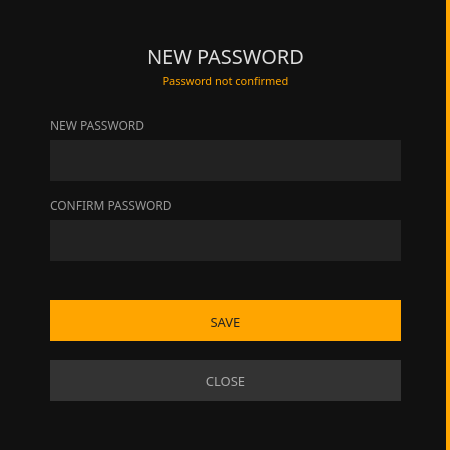
<?xml version="1.0" encoding="UTF-8"?>
<ui version="4.0">
 <class>NewPasswordDialog</class>
 <widget class="QDialog" name="NewPasswordDialog">
  <property name="geometry">
   <rect>
    <x>0</x>
    <y>0</y>
    <width>450</width>
    <height>450</height>
   </rect>
  </property>
  <property name="sizePolicy">
   <sizepolicy hsizetype="Fixed" vsizetype="Fixed">
    <horstretch>0</horstretch>
    <verstretch>0</verstretch>
   </sizepolicy>
  </property>
  <property name="windowTitle">
   <string>Enter password</string>
  </property>
  <property name="styleSheet">
   <string notr="true">background-color: #1b1b1b; color: #9b8b27;
border: 0px;</string>
  </property>
  <layout class="QGridLayout" name="gridLayout">
   <property name="leftMargin">
    <number>0</number>
   </property>
   <property name="topMargin">
    <number>0</number>
   </property>
   <property name="rightMargin">
    <number>0</number>
   </property>
   <property name="bottomMargin">
    <number>0</number>
   </property>
   <item row="0" column="0" colspan="2">
    <widget class="QGroupBox" name="groupBox">
     <property name="styleSheet">
      <string notr="true">background-color: #111; border-right: 4px solid orange;</string>
     </property>
     <property name="title">
      <string/>
     </property>
     <widget class="QLabel" name="label_3">
      <property name="geometry">
       <rect>
        <x>50</x>
        <y>40</y>
        <width>351</width>
        <height>31</height>
       </rect>
      </property>
      <property name="font">
       <font>
        <family>Poppins</family>
        <pointsize>15</pointsize>
       </font>
      </property>
      <property name="styleSheet">
       <string notr="true">color: #ddd;
border-right: 0px;</string>
      </property>
      <property name="text">
       <string>NEW PASSWORD</string>
      </property>
      <property name="alignment">
       <set>Qt::AlignCenter</set>
      </property>
     </widget>
     <widget class="QLabel" name="label">
      <property name="geometry">
       <rect>
        <x>50</x>
        <y>110</y>
        <width>121</width>
        <height>31</height>
       </rect>
      </property>
      <property name="sizePolicy">
       <sizepolicy hsizetype="Maximum" vsizetype="Preferred">
        <horstretch>0</horstretch>
        <verstretch>0</verstretch>
       </sizepolicy>
      </property>
      <property name="minimumSize">
       <size>
        <width>0</width>
        <height>25</height>
       </size>
      </property>
      <property name="font">
       <font>
        <family>Poppins</family>
        <pointsize>9</pointsize>
       </font>
      </property>
      <property name="styleSheet">
       <string notr="true">color: #999;
border-right: 0px;</string>
      </property>
      <property name="text">
       <string>NEW PASSWORD</string>
      </property>
     </widget>
     <widget class="QLineEdit" name="m_passwordEdit">
      <property name="geometry">
       <rect>
        <x>50</x>
        <y>140</y>
        <width>351</width>
        <height>41</height>
       </rect>
      </property>
      <property name="sizePolicy">
       <sizepolicy hsizetype="Expanding" vsizetype="Fixed">
        <horstretch>0</horstretch>
        <verstretch>0</verstretch>
       </sizepolicy>
      </property>
      <property name="minimumSize">
       <size>
        <width>0</width>
        <height>31</height>
       </size>
      </property>
      <property name="font">
       <font>
        <family>Poppins</family>
        <pointsize>9</pointsize>
       </font>
      </property>
      <property name="styleSheet">
       <string notr="true">background-color: #222;
border-right: 0px;
color: #e5e5e5;
padding: 5px;</string>
      </property>
      <property name="echoMode">
       <enum>QLineEdit::Password</enum>
      </property>
     </widget>
     <widget class="QLabel" name="label_2">
      <property name="geometry">
       <rect>
        <x>50</x>
        <y>190</y>
        <width>161</width>
        <height>31</height>
       </rect>
      </property>
      <property name="sizePolicy">
       <sizepolicy hsizetype="Maximum" vsizetype="Preferred">
        <horstretch>0</horstretch>
        <verstretch>0</verstretch>
       </sizepolicy>
      </property>
      <property name="minimumSize">
       <size>
        <width>0</width>
        <height>25</height>
       </size>
      </property>
      <property name="font">
       <font>
        <family>Poppins</family>
        <pointsize>9</pointsize>
       </font>
      </property>
      <property name="styleSheet">
       <string notr="true">color: #999;
border-right: 0px;</string>
      </property>
      <property name="text">
       <string>CONFIRM PASSWORD</string>
      </property>
     </widget>
     <widget class="QLineEdit" name="m_passwordConfirmationEdit">
      <property name="geometry">
       <rect>
        <x>50</x>
        <y>220</y>
        <width>351</width>
        <height>41</height>
       </rect>
      </property>
      <property name="minimumSize">
       <size>
        <width>0</width>
        <height>31</height>
       </size>
      </property>
      <property name="font">
       <font>
        <family>Poppins</family>
        <pointsize>9</pointsize>
       </font>
      </property>
      <property name="styleSheet">
       <string notr="true">background-color: #222;
border-right: 0px;
color: #e5e5e5;
padding: 5px;</string>
      </property>
      <property name="echoMode">
       <enum>QLineEdit::Password</enum>
      </property>
     </widget>
     <widget class="QLabel" name="m_errorLabel">
      <property name="geometry">
       <rect>
        <x>70</x>
        <y>70</y>
        <width>311</width>
        <height>21</height>
       </rect>
      </property>
      <property name="font">
       <font>
        <family>Poppins</family>
        <pointsize>-1</pointsize>
        <weight>50</weight>
        <italic>false</italic>
        <bold>false</bold>
       </font>
      </property>
      <property name="styleSheet">
       <string notr="true">color: orange; font: 11px; font-family: Poppins; border-right: 0px;</string>
      </property>
      <property name="text">
       <string>Password not confirmed</string>
      </property>
      <property name="alignment">
       <set>Qt::AlignCenter</set>
      </property>
     </widget>
     <widget class="QPushButton" name="m_okButton">
      <property name="enabled">
       <bool>false</bool>
      </property>
      <property name="geometry">
       <rect>
        <x>50</x>
        <y>300</y>
        <width>351</width>
        <height>41</height>
       </rect>
      </property>
      <property name="minimumSize">
       <size>
        <width>131</width>
        <height>31</height>
       </size>
      </property>
      <property name="font">
       <font>
        <family>Poppins</family>
        <pointsize>10</pointsize>
       </font>
      </property>
      <property name="styleSheet">
       <string notr="true">color: #222; background-color: orange; border-top: 3px solid orange;
border-right: 0px;</string>
      </property>
      <property name="text">
       <string>SAVE</string>
      </property>
      <property name="default">
       <bool>true</bool>
      </property>
     </widget>
     <widget class="QPushButton" name="m_cancelButton">
      <property name="geometry">
       <rect>
        <x>50</x>
        <y>360</y>
        <width>351</width>
        <height>41</height>
       </rect>
      </property>
      <property name="minimumSize">
       <size>
        <width>131</width>
        <height>31</height>
       </size>
      </property>
      <property name="font">
       <font>
        <family>Poppins</family>
        <pointsize>10</pointsize>
       </font>
      </property>
      <property name="styleSheet">
       <string notr="true">color: #aaa; background-color: #333; 
border-right: 0px;</string>
      </property>
      <property name="text">
       <string>CLOSE</string>
      </property>
     </widget>
    </widget>
   </item>
  </layout>
 </widget>
 <resources/>
 <connections>
  <connection>
   <sender>m_okButton</sender>
   <signal>clicked()</signal>
   <receiver>NewPasswordDialog</receiver>
   <slot>accept()</slot>
   <hints>
    <hint type="sourcelabel">
     <x>147</x>
     <y>102</y>
    </hint>
    <hint type="destinationlabel">
     <x>147</x>
     <y>63</y>
    </hint>
   </hints>
  </connection>
  <connection>
   <sender>m_cancelButton</sender>
   <signal>clicked()</signal>
   <receiver>NewPasswordDialog</receiver>
   <slot>reject()</slot>
   <hints>
    <hint type="sourcelabel">
     <x>241</x>
     <y>102</y>
    </hint>
    <hint type="destinationlabel">
     <x>147</x>
     <y>63</y>
    </hint>
   </hints>
  </connection>
  <connection>
   <sender>m_passwordEdit</sender>
   <signal>textChanged(QString)</signal>
   <receiver>NewPasswordDialog</receiver>
   <slot>checkPassword(QString)</slot>
   <hints>
    <hint type="sourcelabel">
     <x>206</x>
     <y>25</y>
    </hint>
    <hint type="destinationlabel">
     <x>168</x>
     <y>64</y>
    </hint>
   </hints>
  </connection>
  <connection>
   <sender>m_passwordConfirmationEdit</sender>
   <signal>textChanged(QString)</signal>
   <receiver>NewPasswordDialog</receiver>
   <slot>checkPassword(QString)</slot>
   <hints>
    <hint type="sourcelabel">
     <x>206</x>
     <y>64</y>
    </hint>
    <hint type="destinationlabel">
     <x>168</x>
     <y>64</y>
    </hint>
   </hints>
  </connection>
 </connections>
 <slots>
  <slot>checkPassword(QString)</slot>
 </slots>
</ui>
